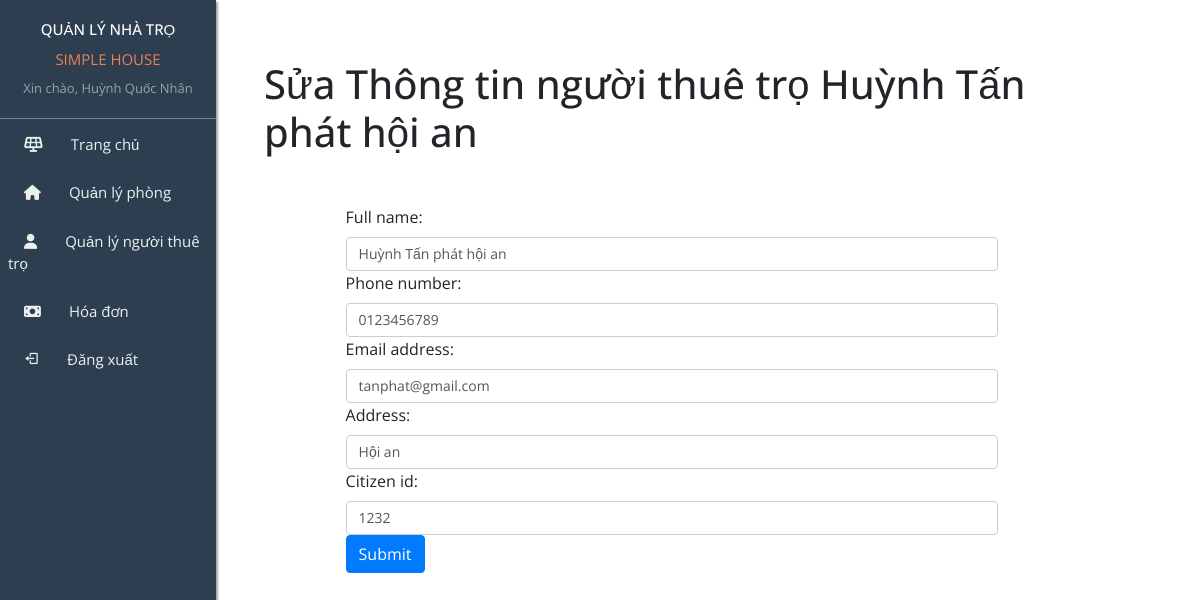
Screenshot of /user/edit_renter/24/ (signed in) with the database file from the repository.
### User/models.py (models this page shows, shortened)
class MyUser(AbstractBaseUser,PermissionsMixin):
    username=models.CharField(max_length=255,unique=True)
    email = models.EmailField(
        verbose_name='email address',
        max_length=255,
    )
    full_name=models.CharField(max_length=255)
    phone_number=models.CharField(max_length=12,null=True)
    address=models.CharField(max_length=255,null=True)
    is_active = models.BooleanField(default=True)
    is_owner=models.BooleanField(default=False)
    objects = MyUserManager()
    USERNAME_FIELD = 'username'
    REQUIRED_FIELDS = ['email','full_name']

class Renter(models.Model):
    user=models.OneToOneField(MyUser,on_delete=models.CASCADE)
    room=models.ForeignKey(Room,related_name='renter'
                           ,on_delete=models.CASCADE)
    citizen_id=models.CharField(max_length=15,null=True)

### User/views.py (the view, shortened to what this page needs)
# urls.py: path('edit_renter/<str:renter_id>/',views.EditRenterSite.as_view(),name="edit_renter"),
class EditRenterSite(TemplateView):
    template_name="manage_renter/edit_renter.html"
    edit_user_form=EditUserForm
    edit_renter_form=EditRenterForm
    def get_context_data(self,renter_id):
        renter=Renter.objects.get(id=renter_id)
        context=super().get_context_data()
        init_edit_user_data={
            'full_name':renter.user.full_name,
            'phone_number':renter.user.phone_number,
            'email':renter.user.email,
            'full_name':renter.user.full_name,
            'address':renter.user.address
        }
        init_edit_renter_data={
            'citizen_id':renter.citizen_id
        }
        context['edit_user_form']=EditUserForm(self.request,
        initial=init_edit_user_data)
        context['edit_renter_form']=EditRenterForm(self.request,
                            initial=init_edit_renter_data)
        context['renter']=Renter.objects.get(id=renter_id)
        return context

### User/forms.py
class EditUserForm(forms.ModelForm):
    class Meta:
        model = MyUser
        fields = ['full_name','phone_number','email','address','is_active']
    def __init__(self,request,*args,**kwargs):
        super().__init__(*args,**kwargs)
        if not request.user.is_owner:
            self.fields["is_active"].widget=forms.HiddenInput()
        for field in self.fields:
            self.fields[field].widget.attrs.update({'class':'form-control'})

class EditRenterForm(forms.Form):
    list_room=[  (room.room_id,"Room number1 : {}".format(room.room_number)) for room in Room.objects.all()]
    citizen_id=forms.IntegerField()
    def __init__(self,request,*args,**kwargs):
        super().__init__(*args,**kwargs)
        if  request.user.is_owner:
            self.fields["room_id"]=forms.ChoiceField(choices=self.list_room)
        for field in self.fields:
            self.fields[field].widget.attrs.update({'class':'form-control'})

### templates/manage_renter/edit_renter.html (shortened to what this page needs)
{% extends "home/base.html" %}
{% load  static %}
{% block dashboard %}
  <H1>Sửa Thông tin người thuê trọ {{renter.user.full_name}}</H1>
  <div class="main">
    <form action="." method="post">
        {{edit_user_form}}
        {{edit_renter_form}}
        <button type="submit" class="btn btn-primary">Submit</button>
    </form>
  </div>
{% endblock dashboard %}

### templates/home/base.html (shortened to what this page needs)
{% load static %}
<!doctype html>
<html lang="en">
<head>
    <link rel="stylesheet" href="https://cdn.jsdelivr.net/npm/bootstrap@4.0.0/dist/css/bootstrap.min.css">
    <link rel="stylesheet" href="{% static 'home/css/style.css' %}">
    <link rel="stylesheet" href="https://cdnjs.cloudflare.com/ajax/libs/font-awesome/6.1.1/css/all.min.css"
 />
    <link href='https://unpkg.com/boxicons@2.1.2/css/boxicons.min.css' rel='stylesheet'>
</head>
<body>
    <div class="main">
        <section class="sidebar">
            <div class="sidebar-title">
                <h2>QUẢN LÝ NHÀ TRỌ</h2>
                <div class="sidebar-name-motel">
                    SIMPLE HOUSE
                </div>
                <div class="side-name-user">
                    Xin chào, {{request.user.full_name}}
                </div>
            </div>
            <div class="sidebar-menu">
                <ul>
                    <a href="{% url 'home:dashboard' %}">
                        <li><i class="fa-solid fa-solar-panel"></i>Trang chủ</li>
                    </a>
                    <a href="{% url 'room:manage_room' %}">
                        <li><i class="fa-solid fa-house"></i>Quản lý phòng</li>
                    </a>
                    <a href="{% url 'user:manage_user' %}">
                        <li><i class="fa-solid fa-user"></i>Quản lý người thuê trọ</li>
                    </a>
                    <a href="{% url 'bill:bill_site' %}">
                        <li><i class="fa-solid fa-money-bill"></i>Hóa đơn</li>
                    </a>
                    <a href="{% url 'home:logout' %}">
                        <li><i class='bx bx-log-out'></i>Đăng xuất</li>
                    </a>
                </ul>
            </div>
        </section>
        <section class="dashboard">
            {% block dashboard %}
            {% endblock dashboard %}
        </section>
    </div>
</body>
</html>

### static/home/css/style.css (style rules this page uses)
* { margin: 0; padding: 0; box-sizing: border-box; }
html, body { width: 100%; height: 100%; --bg: #e9eef4; --color-text: #0e0e0e; --color-boder: #bcbfc2; --btn-active: #bcbfc2; font-family: 'Open Sans', sans-serif; }
a { text-decoration: none; }
li { list-style: none; }
.main { display: flex; width: 100%; height: 100vh; position: relative; }
.sidebar { width: 18%; height: 100%; font-family: 'Open Sans', sans-serif; background-color: #2c3e50; position: fixed; top: 0; left: 0; z-index: 100; box-shadow: 2px 2px 2px rgb(164, 160, 160); }
.sidebar-title { text-align: center; display: block; padding: 20px 10px; border-bottom: 1px solid gray; }
.sidebar-title h2 { font-size: 15px; color: white; }
.sidebar-title .sidebar-name-motel { font-size: 15px; margin-top: 10px; color: #ec8056; }
.sidebar-title .side-name-user { margin-top: 0.5rem; font-size: 13px; color: #95a5a6; }
.sidebar-menu ul { display: block; }
.sidebar-menu ul li { padding: 0.7rem 0.5rem; margin-top: 0.2rem; position: relative; cursor: pointer; color: #ecf0f1; font-size: 15px; }
.sidebar-menu ul li::before { position: absolute; content: ""; width: 5px; height: 100%; background-color: #ec8056; top: 0; right: 0; z-index: 2; display: none; }
.sidebar-menu ul li i { margin: 0 1.75rem 0 1rem; }
.dashboard { width: 85%; margin-left: 15%; position: relative; }
.form-control { display: block; width: 100%; padding: 6px 12px; font-size: 14px; line-height: 1.42857143; color: #555; background-color: #fff; background-image: none; border: 1px solid #ccc; border-radius: 4px; outline: none; }

### rows the page displays
MyUser: user.full_name "Huỳnh Quốc Nhân"
Renter: user.full_name "Huỳnh Tấn phát hội an", citizen_id "1232"
MyUser: full_name "Huỳnh Tấn phát hội an", phone_number "0123456789", email "tanphat@gmail.com", address "Hội an"
